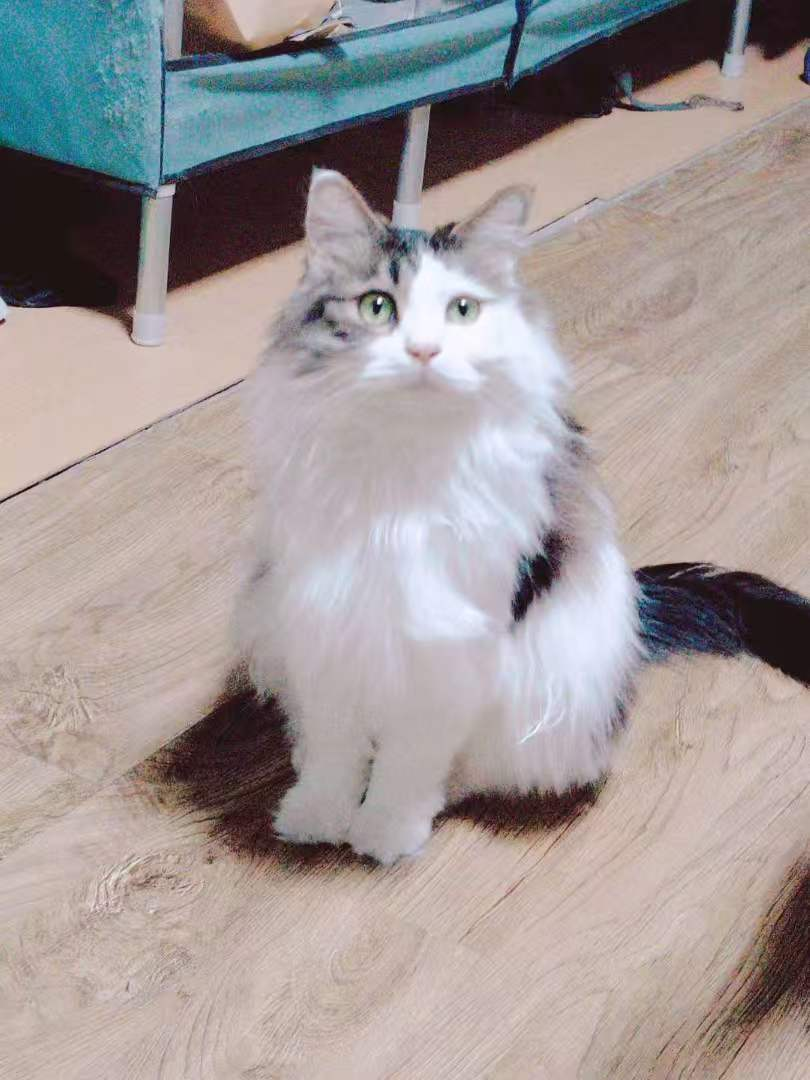
#> input picture services/appearance-generation/samples/建国2.jpg, 810 x 1080 px
$ python '猫结构分析.py' '../services/appearance-generation/samples/建国2.jpg'
#> lines starting #> are read from the running program, lines starting #| are printed output that depends on the picture; after the words box and inside, x2 and y2 are one past the last pixel; in counts of white or black regions, pixels touching at a corner belong together
"""精确分析成品猫结构：头身分界、眼睛、身体边界（512 逻辑网格）。"""
import sys
import numpy as np
from PIL import Image

LOGICAL = 512


def load(path):
    img = Image.open(path).convert("RGBA")
    if img.width != LOGICAL:
        img = img.resize((LOGICAL, LOGICAL), Image.BOX)
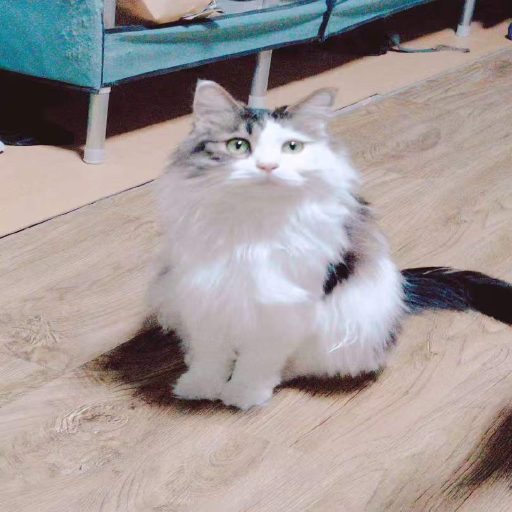
#> img: PIL image 512x512 RGBA; mean R, G, B, A 162.1, 153.2, 152.4, 255
    return np.asarray(img).astype(np.int16)


def main(path):
    a = load(path)
    alpha = a[:, :, 3]
#> alpha: shape (512, 512) int16; every value is 255
    mask = alpha > 128
#> mask: shape (512, 512) bool; every value is 1
    ys, xs = np.where(mask)
    print(f"主体: L={xs.min()} T={ys.min()} R={xs.max()} B={ys.max()}")
#| 主体: L=0 T=0 R=511 B=511

    # 每行主体宽度轮廓
    widths = []
    for y in range(LOGICAL):
        row_x = np.where(mask[y])[0]
        if len(row_x):
            widths.append((y, row_x.min(), row_x.max(), row_x.max() - row_x.min()))
#> after the loop, widths = 512 items, first 6: (0, 0, 511, 511), (1, 0, 511, 511), (2, 0, 511, 511), (3, 0, 511, 511), (4, 0, 511, 511), (5, 0, 511, 511)
    print("\n=== 宽度轮廓（每隔 20 行采样）===")
    for y, x0, x1, w in widths[::20]:
        bar = "#" * (w // 8)
        print(f"  y={y:3d}  x[{x0:3d}-{x1:3d}] 宽{w:3d} {bar}")
#> this loop made 26 passes
#> y on passes 1 to 12: 0, 20, 40, 60, 80, 100, 120, 140, 160, 180, 200, 220
#|   y=  0  x[  0-511] 宽511 ###############################################################
#|   y= 20  x[  0-511] 宽511 ###############################################################
#|   y= 40  x[  0-511] 宽511 ###############################################################
#|   y= 60  x[  0-511] 宽511 ###############################################################
#|   y= 80  x[  0-511] 宽511 ###############################################################
#|   y=100  x[  0-511] 宽511 ###############################################################
#|   y=120  x[  0-511] 宽511 ###############################################################
#|   y=140  x[  0-511] 宽511 ###############################################################
#> (further printed lines are left out)

    # 头身分界：找上半部宽度峰值后，向下找最窄处（脖子/下巴收窄）
    top = ys.min()
#> top = 0
    # 头部区域：top 到 top + 0.55*height
    head_bottom_est = top + int((ys.max() - top) * 0.55)
#> head_bottom_est = 281
    head_zone = [w for w in widths if w[0] <= head_bottom_est]
#> head_zone = 282 items, first 6: (0, 0, 511, 511), (1, 0, 511, 511), (2, 0, 511, 511), (3, 0, 511, 511), (4, 0, 511, 511), (5, 0, 511, 511)
    if not head_zone:
        head_zone = widths
    head_peak = max(head_zone, key=lambda w: w[3])
#> head_peak = (0, 0, 511, 511)
    print(f"\n头部宽度峰值: y={head_peak[0]} 宽{head_peak[3]}")
#| 头部宽度峰值: y=0 宽511
    # 从峰值向下，找宽度 < 峰值 70% 的第一行 = 脖子
    neck = None
    for y, x0, x1, w in widths:
        if y > head_peak[0] and w < head_peak[3] * 0.72:
            neck = (y, w)
            break
    if neck:
        print(f"脖子收窄: y={neck[0]} 宽{neck[1]}（<峰值72%）")
    else:
        print("未找到明显脖子，用头部55%分界")

    # 眼睛定位：纯黑像素聚类
    rgb_sum = a[:, :, :3].sum(axis=2)
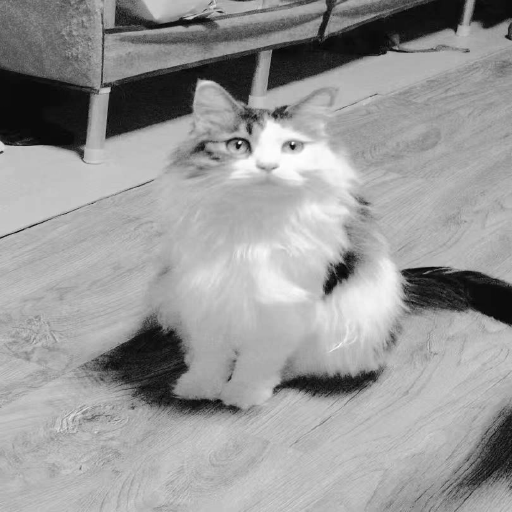
#> rgb_sum: shape (512, 512) int64; min 31, max 758, mean 467.7; drawn with min black and max white
    black = (rgb_sum < 90) & mask
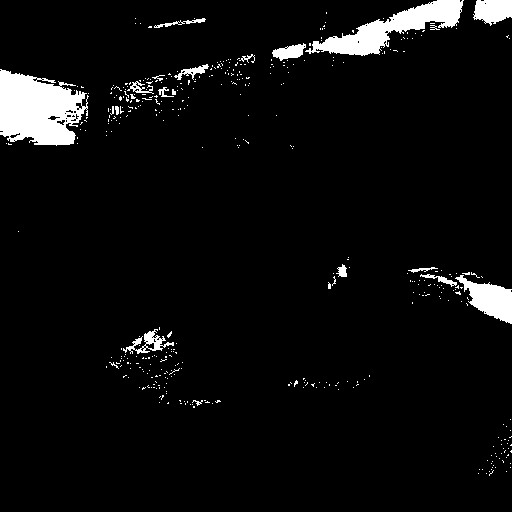
#> black: shape (512, 512) bool; 4.9% white; 422 white regions (403 under 20 px), largest, box (x1, y1, x2, y2) and area: (0, 69, 89, 146) 4794, (305, 0, 464, 56) 3161, (455, 275, 512, 324) 1363
    bys, bxs = np.where(black)
#> bys = 12840 values from 0 to 475; bxs = 12840 values, max 511 at index 56, min 0 at index 4666, mean 242.5
    print(f"\n纯黑像素: {len(bxs)} 个")
#| 纯黑像素: 12840 个
    if len(bxs) > 20:
        left = bxs < 256
        for name, px, py in [("左眼", bxs[left], bys[left]), ("右眼", bxs[~left], bys[~left])]:
            if len(px) > 5:
                print(f"  {name}: 质心({px.mean():.0f},{py.mean():.0f}) 范围x[{px.min()}-{px.max()}] y[{py.min()}-{py.max()}]")
#> this loop made 2 passes
#> name on passes 1 to 2: '左眼', '右眼'
#|   左眼: 质心(70,130) 范围x[0-254] y[18-407]
#|   右眼: 质心(421,111) 范围x[270-511] y[0-475]

    # 身体底部 & 尾巴位置
    print(f"\n主体底部 y={ys.max()} 左侧 x={xs.min()} 右侧 x={xs.max()}")
#| 主体底部 y=511 左侧 x=0 右侧 x=511


if __name__ == "__main__":
    main(sys.argv[1])

$ run again, on services/appearance-generation/samples/见过3.jpg
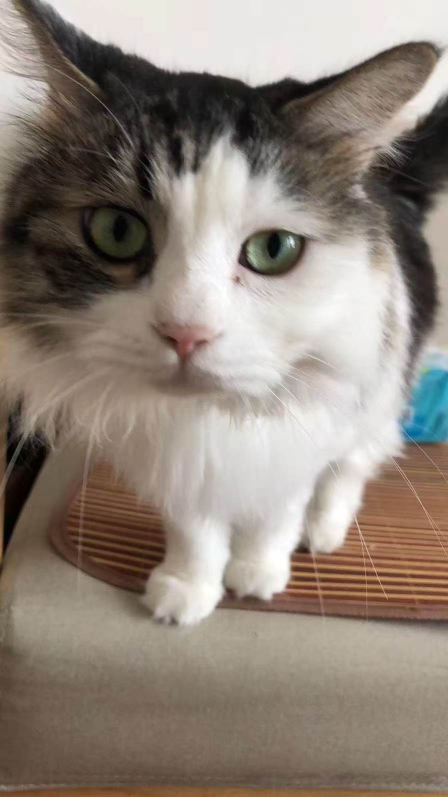
#> input picture services/appearance-generation/samples/见过3.jpg, 896 x 1594 px (shown at 1/2 size)
#> in load, `img = img.resize((LOGICAL, LOGICAL), Image.BOX)`:
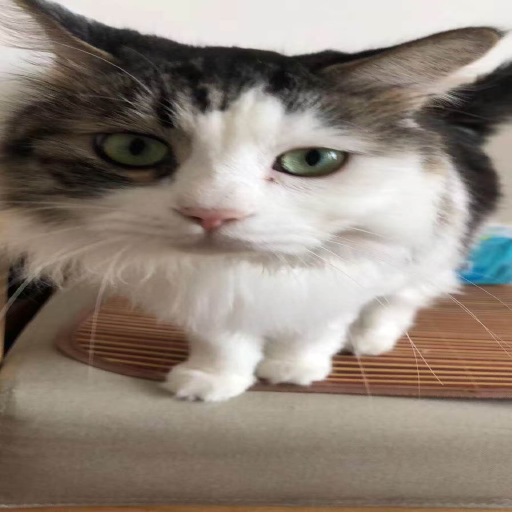
#> img: PIL image 512x512 RGBA; mean R, G, B, A 142.8, 131.6, 121.5, 255
#> alpha: shape (512, 512) int16; every value is 255
#> mask: shape (512, 512) bool; every value is 1
#| 主体: L=0 T=0 R=511 B=511
#> after the loop in main, `for y in range(LOGICAL):`: widths = 512 items, first 6: (0, 0, 511, 511), (1, 0, 511, 511), (2, 0, 511, 511), (3, 0, 511, 511), (4, 0, 511, 511), (5, 0, 511, 511)
#> the loop in main, `for y, x0, x1, w in widths[::20]:` made 26 passes
#> y on passes 1 to 8: 0, 20, 40, 60, 80, 100, 120, 140
#> (printed output is left out)
#> top = 0
#> head_bottom_est = 281
#> head_zone = 282 items, first 6: (0, 0, 511, 511), (1, 0, 511, 511), (2, 0, 511, 511), (3, 0, 511, 511), (4, 0, 511, 511), (5, 0, 511, 511)
#> head_peak = (0, 0, 511, 511)
#| 头部宽度峰值: y=0 宽511
#> in main, `black = (rgb_sum < 90) & mask`:
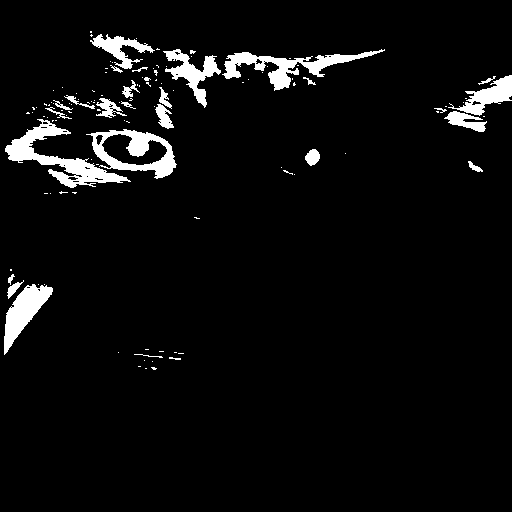
#> black: shape (512, 512) bool; 4.9% white; 121 white regions (94 under 20 px), largest, box (x1, y1, x2, y2) and area: (5, 119, 131, 188) 2377, (222, 49, 385, 91) 1925, (86, 129, 177, 179) 1788
#> bys = 12880 values from 31 to 369; bxs = 12880 values, max 511 at index 3378, min 4 at index 12646, mean 178.7
#| 纯黑像素: 12880 个
#> the loop in main, `for name, px, py in [("左眼", bxs[left], bys[left]), ("右眼", bxs[~left], ..` made 2 passes
#> name on passes 1 to 2: '左眼', '右眼'
#> (printed output is left out)
#| 主体底部 y=511 左侧 x=0 右侧 x=511
